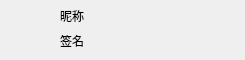
<?xml version="1.0" encoding="UTF-8"?>
<ui version="4.0">
 <class>userItem</class>
 <widget class="QWidget" name="userItem">
  <property name="geometry">
   <rect>
    <x>0</x>
    <y>0</y>
    <width>245</width>
    <height>60</height>
   </rect>
  </property>
  <property name="minimumSize">
   <size>
    <width>245</width>
    <height>60</height>
   </size>
  </property>
  <property name="maximumSize">
   <size>
    <width>245</width>
    <height>60</height>
   </size>
  </property>
  <property name="windowTitle">
   <string>Form</string>
  </property>
  <widget class="QPushButton" name="pb_icon">
   <property name="geometry">
    <rect>
     <x>10</x>
     <y>10</y>
     <width>40</width>
     <height>40</height>
    </rect>
   </property>
   <property name="text">
    <string/>
   </property>
   <property name="iconSize">
    <size>
     <width>40</width>
     <height>40</height>
    </size>
   </property>
   <property name="flat">
    <bool>true</bool>
   </property>
  </widget>
  <widget class="QLabel" name="lb_name">
   <property name="geometry">
    <rect>
     <x>60</x>
     <y>5</y>
     <width>191</width>
     <height>22</height>
    </rect>
   </property>
   <property name="text">
    <string>昵称</string>
   </property>
  </widget>
  <widget class="QLabel" name="lb_feeling">
   <property name="geometry">
    <rect>
     <x>60</x>
     <y>30</y>
     <width>181</width>
     <height>22</height>
    </rect>
   </property>
   <property name="text">
    <string>签名</string>
   </property>
  </widget>
 </widget>
 <resources/>
 <connections/>
</ui>
